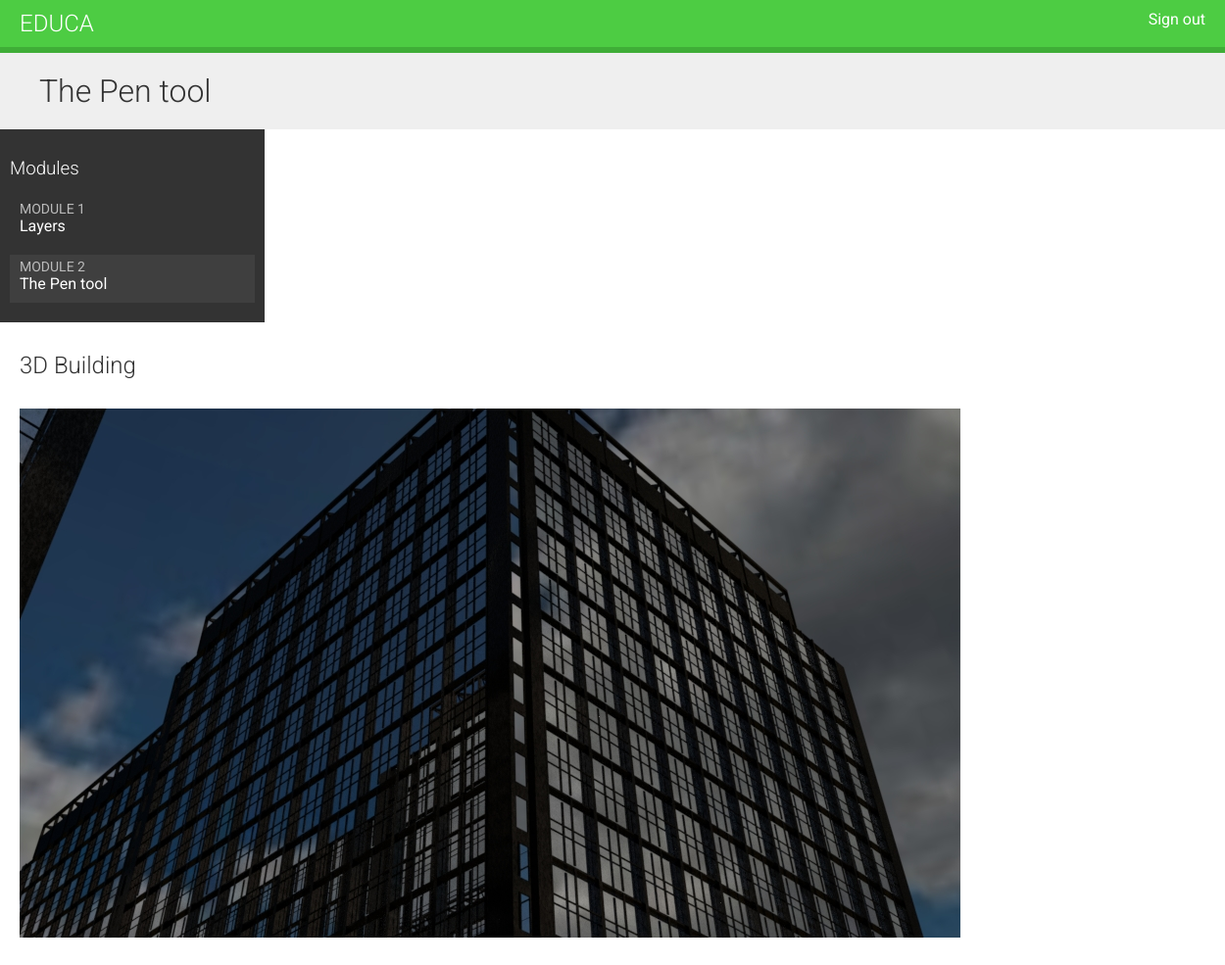
/students/course/3/7/ (signed in), run on the app's committed database.
### courses/models.py (models this page shows, shortened)
class Module(models.Model):
    course = models.ForeignKey(Course, related_name='modules')
    title = models.CharField(max_length=200)
    description = models.TextField(blank=True)
    order = OrderField(blank=True, for_fields=['course'])
    class Meta:
        ordering = ['order']

class Content(models.Model):
    module = models.ForeignKey(Module, related_name='contents')
    content_type = models.ForeignKey(ContentType,
                                     limit_choices_to={'model__in':('text',
                                                                    'video',
                                                                    'image',
                                                                    'file')})
    object_id = models.PositiveIntegerField()
    item = GenericForeignKey('content_type', 'object_id')
    order = OrderField(blank=True, for_fields=['module'])
    class Meta:
        ordering = ['order']

class ItemBase(models.Model):
    owner = models.ForeignKey(User,
                              related_name='%(class)s_related')
    title = models.CharField(max_length=250)
    created = models.DateTimeField(auto_now_add=True)
    updated = models.DateTimeField(auto_now=True)
    class Meta:
        abstract = True
    def render(self):
        return render_to_string('courses/content/{}.html'.format(self._meta.model_name), {'item': self})

class Image(ItemBase):
    file = models.FileField(upload_to='images')

### students/views.py (the view)
# urls.py: url(r'^course/(?P<pk>\d+)/$',views.StudentCourseDetailView.as_view(),
class StudentCourseDetailView(DetailView):
    model = Course
    template_name = 'students/course/detail.html'
    def get_queryset(self):
        qs = super(StudentCourseDetailView, self).get_queryset()
        return qs.filter(students__in=[self.request.user])
    def get_context_data(self, **kwargs):
        context = super(StudentCourseDetailView,
                        self).get_context_data(**kwargs)
        course = self.get_object()
        if 'module_id' in self.kwargs:
            context['module'] = course.modules.get(
                id=self.kwargs['module_id'])
        else:
            context['module'] = course.modules.all()[0]
        return context

### students/templates/students/course/detail.html (shortened to what this page needs)
{% extends "base.html" %}
{% block content %}
<h1>
{{ module.title }}
</h1>
<div class="contents">
<h3>Modules</h3>
<ul id="modules">
{% for m in object.modules.all %}
<li data-id="{{ m.id }}" {% if m == module %}
class="selected"{% endif %}>
<a href="{% url "student_course_detail_module" object.id m.id %}">
<span>
Module <span class="order">{{ m.order|add:1 }}</span>
</span>
<br>
{{ m.title }}
</a>
</li>
{% empty %}
<li>No modules yet.</li>
{% endfor %}
</ul>
</div>
<div class="module">
{% for content in module.contents.all %}
{% with item=content.item %}
<h2>{{ item.title }}</h2>
{{ item.render }}
{% endwith %}
{% endfor %}
</div>
{% endblock %}

### courses/templates/courses/content/image.html
<p><img src="{{ item.file.url }}"></p>

### courses/static/css/base.css (style rules this page uses)
body { margin:0; font-family:'Roboto', sans-serif; font-weight:400; color:#333; }
a { color:#3fad37; text-decoration:none; }
h1, h2, h3, h4, h5, h6 { font-family:'Roboto', sans-serif; font-weight:300; }
h1 { background:#efefef; width:100%; overflow:auto; padding:20px 0 20px 40px; margin:0; }
.module { overflow:auto; }
.module p { margin:10px 0 20px; width:100%; float:left; }
.contents { width:20%; padding:10px; float:left; background:#333; color: #fff; font-family:'Roboto', sans-serif; }
.contents ul { list-style:none; margin:0; padding:0; }
.contents ul li { margin:0 0 10px 0; padding:4px 10px 10px; overflow:auto; }
.contents ul li.selected { background:#3f3f3f; }
.contents ul span { text-transform:uppercase; color:#bbb; font-size:14px; }
.contents ul a { display:block; color:#fff; text-decoration:none; }
.module { padding:10px 20px; float:left; }

### data on the page
Module: title "The Pen tool", order|add "2"
Module: order|add "1", title "Layers"
Content: item "3D Building", item.file (picture)
